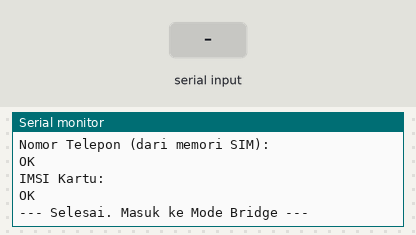
The sketch below on a simulated ESP32. On the bench: the last lines printed to the serial monitor. The test bench sets the inputs (shaded band). The modem accepts every AT command (registered, SIM ready, sends succeed) and sends nothing else.

Above: at 5.7 s.
5.8 s: "1" received over the second serial link
At 6.2 s:
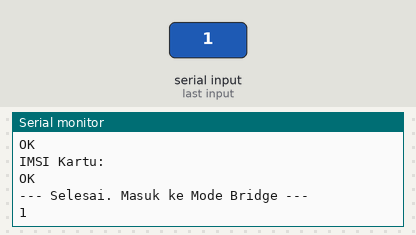
7.3 s: "0" received over the second serial link
At 8.5 s:
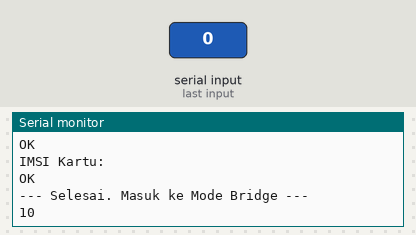

Measured:
- after the input at 5.8 s, the serial monitor: prints a new line at once (image 1)
- after the input at 7.3 s, the serial monitor: prints a new line at once (image 2)

The sketch:

testing_sim7600E.ino
```cpp
#include <Arduino.h>

#define RXD2 16
#define TXD2 17

void setup() {
  Serial.begin(115200);
  // Gunakan 9600 jika 115200 masih menghasilkan karakter kotak-kotak
  Serial2.begin(115200, SERIAL_8N1, RXD2, TXD2);

  delay(3000); // Tunggu modul siap
  Serial.println("\n--- Mengecek Informasi SIM Card ---");

  // 1. Cek Nama Provider (Operator)
  Serial.println("\nOperator Seluler:");
  Serial2.println("AT+COPS?");
  delay(500);
  while(Serial2.available()) Serial.write(Serial2.read());

  // 2. Cek Nomor Telepon Sendiri
  // Catatan: Tidak semua kartu SIM menyimpan nomor di memorinya.
  // Jika muncul ERROR atau kosong, berarti nomor tidak tersimpan di SIM.
  Serial.println("\nNomor Telepon (dari memori SIM):");
  Serial2.println("AT+CNUM");
  delay(500);
  while(Serial2.available()) Serial.write(Serial2.read());

  // 3. Cek IMSI (ID Unik Kartu)
  Serial.println("\nIMSI Kartu:");
  Serial2.println("AT+CIMI");
  delay(500);
  while(Serial2.available()) Serial.write(Serial2.read());

  Serial.println("\n--- Selesai. Masuk ke Mode Bridge ---");
}

void loop() {
  if (Serial2.available()) Serial.write(Serial2.read());
  if (Serial.available()) Serial2.write(Serial.read());
}
```
